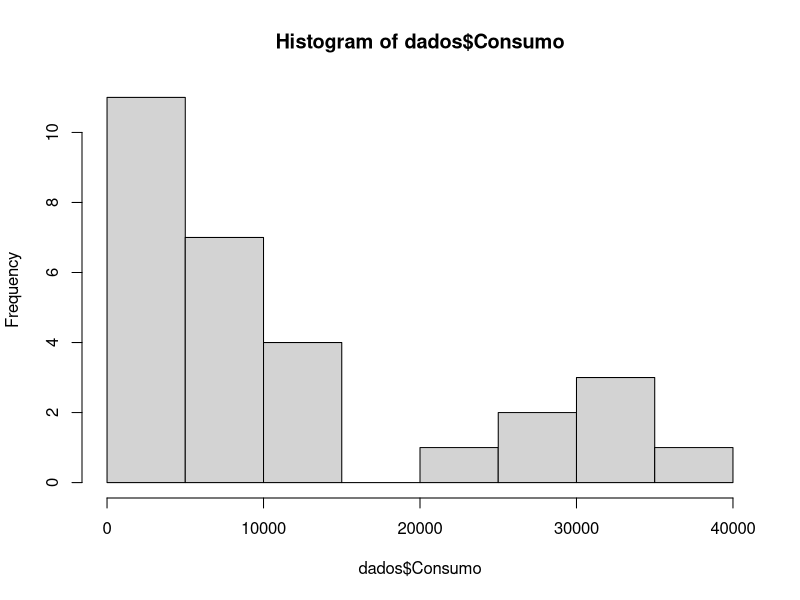
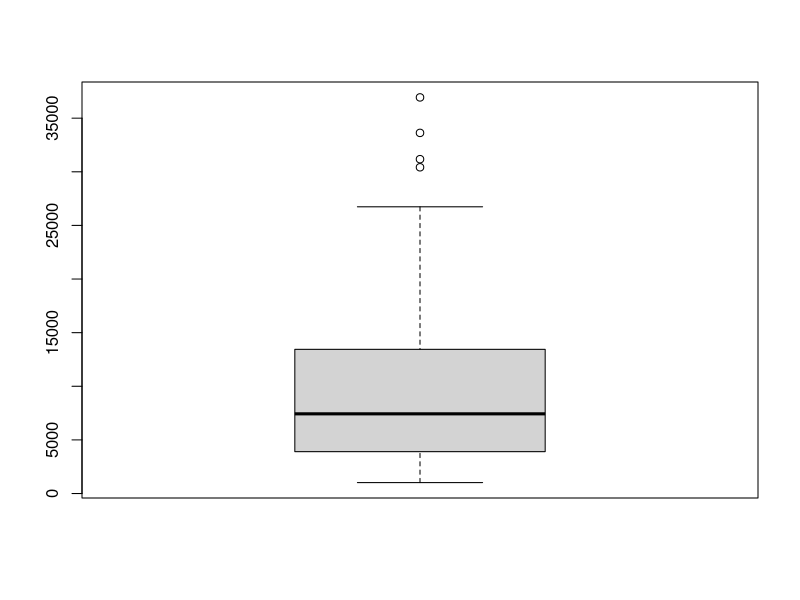
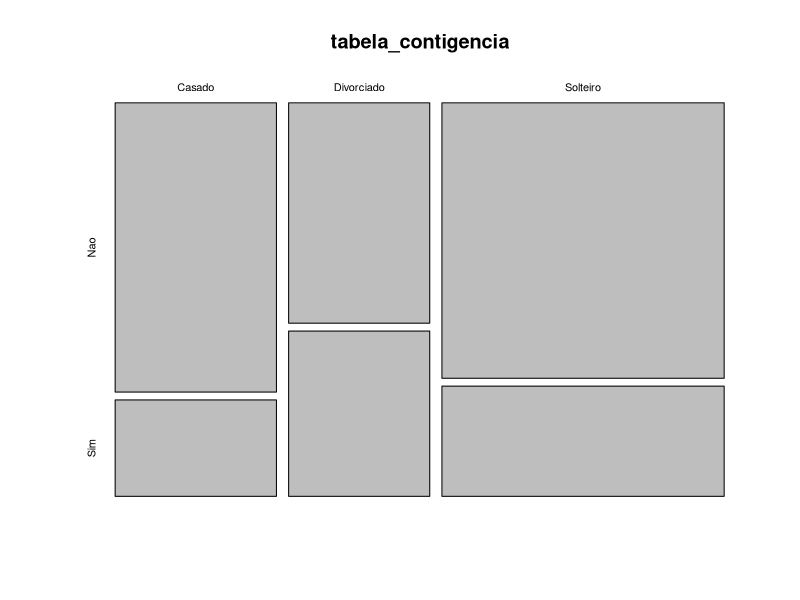
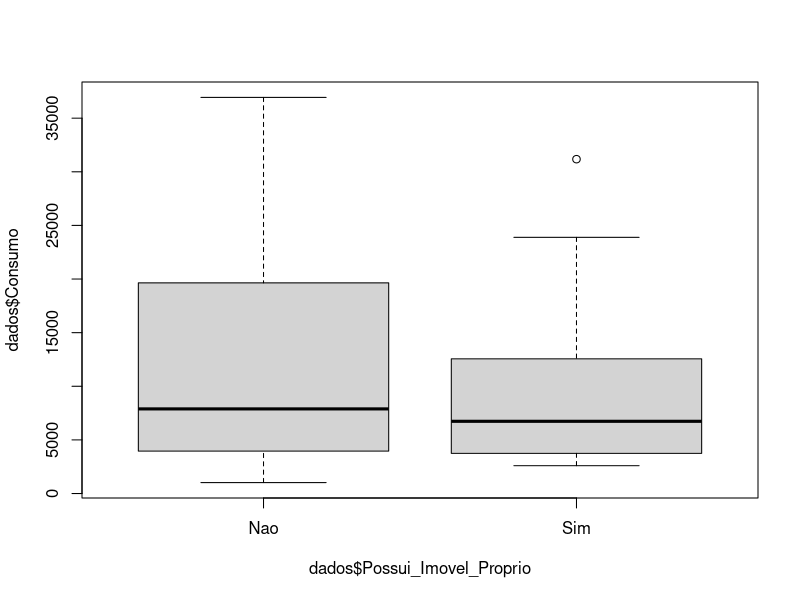

These charts were generated, in order, by the following R code: (Note: this script raises an error after producing the figures.)
## ---- chunk 1
dados <- data.frame(
  Consumo = c(2595, 8470, 4007, 6734, 33628, 3903, 
              13444, 12560, 31176, 5435, 26736, 3728, 8684, 8356, 36936, 3744, 
              30420, 5958, 1019, 11688, 4442, 2640, 23888, 25844, 7430, 10276, 
              3381, 3512, 4957),
  Estado_Civil = c("Divorciado", "Casado", "Divorciado", 
                   "Casado", "Solteiro", "Divorciado", "Solteiro", "Solteiro", "Solteiro", 
                   "Casado", "Solteiro", "Divorciado", "Solteiro", "Solteiro", "Solteiro", 
                   "Divorciado", "Solteiro", "Divorciado", "Divorciado", "Solteiro", 
                   "Casado", "Solteiro", "Solteiro", "Solteiro", "Casado", "Solteiro", 
                   "Casado", "Casado", "Casado"), 
  Genero = c("Feminino", "Feminino", 
             "Masculino", "Feminino", "Feminino", "Feminino", "Feminino", 
             "Feminino", "Feminino", "Masculino", "Masculino", "Masculino", 
             "Feminino", "Feminino", "Masculino", "Masculino", "Feminino", 
             "Masculino", "Feminino", "Feminino", "Masculino", "Masculino", 
             "Masculino", "Masculino", "Masculino", "Feminino", "Feminino", 
             "Masculino", "Feminino"), 
  Idade = c(20.2585750236176, 32.1118436595569, 
            31.7467633607352, 37.8198500301827, 71.2083039792698, 29.7176362875943, 
            44.8093915220787, 35.8376118862763, 58.8385574663313, 39.9177951271474, 
            58.0550560477448, 21.778210059274, 31.7467633607352, 37.8198500301827, 
            71.2083039792698, 18.2385329827666, 61.5387187691615, 35.8376118862763, 
            20.2585750236176, 39.9177951271474, 37.9148802474609, 23.3568492662162, 
            54.9958059606044, 61.2973920327649, 34.58738731516, 29.7176362875943, 
            19.2584996796213, 20.2585750236176, 37.8080561311484), 
  Renda_Mensal = c(1985.88181437971,3769.2479179441, 2291.88059431382, 2390.40280655742, 8534.7173298783, 
                   2495.88975635737, 5714.55454591117, 5832.6343267674, 6882.89867212748, 
                   2099.31900110052, 6342.50934129081, 1941.14793399086, 3575.98064224822, 
                   3589.23716442208, 8534.7173298783, 2740.46957610393, 5714.55454591117, 
                   2390.40280655742, 1635.64603350165, 4364.56455252666, 1905.53820715893, 
                   2338.3086884437, 5832.6343267674, 6882.89867212748, 3842.53578942318, 
                   4919.14670791015, 2063.01440787432, 2380.55793401061, 1985.88181437971),
  Possui_Imovel_Proprio = c("Sim", "Sim", "Nao", "Sim", "Nao", 
                            "Nao", "Nao", "Sim", "Sim", "Nao", "Nao", "Nao", "Nao", "Nao", 
                            "Nao", "Sim", "Nao", "Sim", "Nao", "Nao", "Nao", "Sim", "Sim", 
                            "Nao", "Nao", "Nao", "Nao", "Nao", "Nao")
)

View(dados)

## ---- chunk 2
hist(dados$Consumo)
## ---- chunk 3
boxplot(dados$Consumo)
## ---- chunk 4
summary(dados$Consumo)
## ---- chunk 5
tabela_contigencia <- table(dados$Estado_Civil, dados$Possui_Imovel_Proprio)

tabela_contigencia

plot(tabela_contigencia)
## ---- chunk 6
chisq.test(tabela_contigencia) #ignore a mensagem de warning de vermelho
## ---- chunk 7
boxplot(dados$Consumo ~ dados$Possui_Imovel_Proprio)
## ---- chunk 8
#Test t de Student
t.test(dados$Consumo ~ dados$Possui_Imovel_Proprio , 
       paired = FALSE, #amostras nao pareadas
       alternative = 'two.sided', #bilateral
       conf.level = 0.95 #95% de confianca
)
## ---- chunk 9
plot(y = dados$Consumo ,
     x = dados$Idade,
     pch = 16)
## ---- chunk 10
cor(dados$Consumo, dados$Idade)
## ---- chunk 11
regressao_linear <- lm(Consumo ~ Idade, data = dados)
summary(regressao_linear)
## ---- chunk 12
shapiro.test(regressao_linear$residuals)
## ---- chunk 13
summary(dados$Renda_Mensal)
## ---- chunk 14
summary(dados$Renda_Mensal)
## ---- chunk 15
regressao_linear <- lm(Consumo ~ Idade + Renda_Mensal, data = dados)
summary(regressao_linear)
